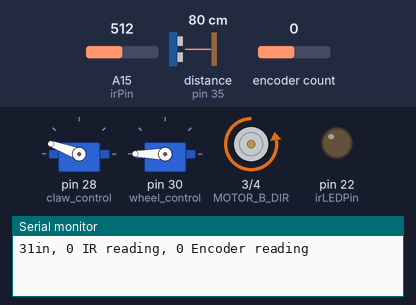
The sketch below on a simulated Arduino Mega 2560, built with avr-gcc and run on an emulated ATmega2560. Parts: 2 × servo, direction and speed pins drawn as motors (green arrow = direction pin HIGH = forward, orange = LOW = backward, longer = more drive), output pins drawn as LEDs (lit = HIGH), the last lines printed to the serial monitor. Wiring (inferred from the names in the program): ultrasonic range finder: trigger pin 34; echo pin 35. Inputs (shaded band) come from the test bench; at power-on: A15 (irPin) = 512, distance to the obstacle (sensor on pin 35) 80 cm, encoder count 0. The echo pulse lasts 58.3 µs per cm; pins used as bus, display or sensor lines are not drawn.

Above: at 0.05 s.
At 0.9 s:
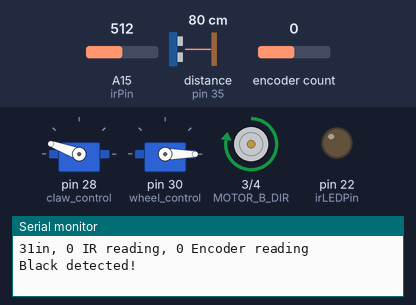
At 1.75 s:
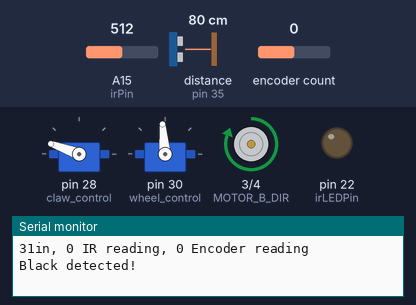
At 4.25 s:
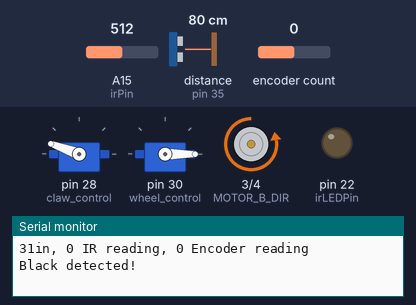
Timing chart, 0 to 4.9 s (numbered marks = the images above):
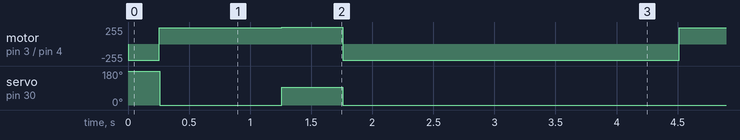

The sketch:

Antbot_Firmware.ino
```cpp
#include <Encoder.h>
#include <Servo.h>

//ULTRASONIC VARIABLES
int trigPin = 34;    // Trigger
int echoPin = 35;    // Echo
long duration, cm, inches;

//IR Sensor:
//tcrt-5000L
int irLEDPin = 22;
int irPin = A15;
int a,b,c;

// CALIBRATION-!-!-!-!-!-!-!-!------------------------------------------------------------------
// Threshold for Black Detection:
#define black_detect 20 //if the value drops below 20, probably detected a line.

// ---------------------------------------------------------------------------------------------


Encoder rt_wheel_encoder(2,19);        //Arduino Mega interrupt pins - 2, 3, 18, 19, 20, 21
long right_encoder;

Servo claw_servo;                     // create servo object to control a servo
int claw_control = 28;
Servo left_wheel_servo;               // create servo object to control a servo
int wheel_control = 30 ;

long left_wheel_pos = 95;               // variable to store the servo position


int claw_pos = 100;

#define claw_neutral 100
#define claw_open 0
#define claw_closed 160


// Motor Variables -------------------------------------------------------------------------------

// variable to store right encoder posistion
int rt_wheel_pos = -999;

// wired connections
#define HG7881_B_IA 4 // D10 --> Motor B Input A --> MOTOR B +
#define HG7881_B_IB 3 // D11 --> Motor B Input B --> MOTOR B -

// functional connections
#define MOTOR_B_PWM HG7881_B_IA // Motor B PWM Speed
#define MOTOR_B_DIR HG7881_B_IB // Motor B Direction

// the actual values for "fast" and "slow" depend on the motor
#define PWM_SLOW 100  // arbitrary slow speed PWM duty cycle
#define PWM_FAST 500 // arbitrary fast speed PWM duty cycle
#define DIR_DELAY 100 // brief delay for abrupt motor changes

// ------------------------------------------------------------------------------------------------

void setup() {
  //Ultrasonic sensor
  pinMode(trigPin, OUTPUT);
  pinMode(echoPin, INPUT);
  pinMode(irLEDPin, OUTPUT);

  //Motor
  pinMode( MOTOR_B_DIR, OUTPUT );
  pinMode( MOTOR_B_PWM, OUTPUT );
  digitalWrite( MOTOR_B_DIR, LOW );
  digitalWrite( MOTOR_B_PWM, LOW );

  claw_servo.attach(claw_control);
  left_wheel_servo.attach(wheel_control);

  Serial.begin(9600);

}

void loop() {

  //INITIAL SETTINGS:
  claw_servo.write(claw_closed);
  forward(500);

  while(1){
    // The sensor is triggered by a HIGH pulse of 10 or more microseconds.
    // Give a short LOW pulse beforehand to ensure a clean HIGH pulse:
    digitalWrite(trigPin, LOW);
    delayMicroseconds(5);
    digitalWrite(trigPin, HIGH);
    delayMicroseconds(10);
    digitalWrite(trigPin, LOW);

    // Read the signal from the sensor: a HIGH pulse whose
    // duration is the time (in microseconds) from the sending
    // of the ping to the reception of its echo off of an object.
    duration = pulseIn(echoPin, HIGH);

    // Convert the time into a distance
    inches = (duration/2) / 74;   // Divide by 74 or multiply by 0.0135

    digitalWrite(irLEDPin,HIGH);    // Turning ON LED
    delayMicroseconds(500);  //wait
    a=analogRead(irPin);        //take reading from photodiode(pin A15) :noise+signal
    digitalWrite(irLEDPin,LOW);     //turn Off LED
    delayMicroseconds(500);  //wait
    b=analogRead(irPin);        // again take reading from photodiode :noise
    c=a-b;                    //taking differnce:[ (noise+signal)-(noise)] just signal

    right_encoder = rt_wheel_encoder.read();

    Serial.print(inches);
    Serial.print("in, ");
    Serial.print(c);
    Serial.print(" IR reading, ");
    Serial.print(right_encoder);
    Serial.print(" Encoder reading");
    Serial.println();
    delay(250);


    if(c >= -black_detect){
      Serial.print("Black detected!");
      line_detected();
    }
    else{
      forward(500);
    }


  }


 // Program that moves the left_wheel_servo the same number of degrees as the encoder moves.
// long new_rt;
//
//  new_rt = rt_wheel_encoder.read();
//
//
//  if(new_rt != rt_wheel_pos){
//    //add the amount of change from the old posistion to the new posistion
//
//    left_wheel_pos = rt_wheel_pos - new_rt;
//    rt_wheel_pos = new_rt;
//    Serial.println("Right wheel posistion ");
//    Serial.println(new_rt);
//    Serial.println("Left Servo Posistion");
//    Serial.println(left_wheel_pos);
//
//  }
//  else{
//    left_wheel_pos = 95.9;
//  }
//  left_wheel_servo.write(left_wheel_pos);
//
//  delay(15);


//  for (pos = 0; pos <= 180; pos += 1) { // goes from 0 degrees to 180 degrees
//    // in steps of 1 degree
//    claw_servo.write(pos);              // tell servo to go to position in variable 'pos'
//    delay(15);                          // waits 15ms for the servo to reach the position
//  }
//  for (pos = 180; pos >= 0; pos -= 1) { // goes from 180 degrees to 0 degrees
//    claw_servo.write(pos);              // tell servo to go to position in variable 'pos'
//
//    left_wheel_servo.write(pos);
//    delay(15);                          // waits 15ms for the servo to reach the position
//  }

}

void line_detected(){
  full_stop();
  reverse(PWM_FAST);
  delay(1000);
  full_stop();
  delay(500);
  left_turn(90);
  delay(2500);

}


void full_stop(){
    motor_hard_stop();
    servo_stop();
}

void forward(int Speed){
  servo_forward();
  motor_forward(Speed);
}

void reverse(int Speed){
  servo_reverse();
  motor_reverse(500);
}

void left_turn(int degrees){
  motor_forward(500);
  servo_reverse();
}

void right_turn(int degrees){
  motor_reverse(500);
  servo_forward();
}


//MOTOR
void motor_forward(int Speed){
    // set the motor speed and direction
    digitalWrite( MOTOR_B_DIR, LOW ); //
    analogWrite( MOTOR_B_PWM, Speed); //
}

void motor_reverse(int Speed){
    // set the motor speed and direction
    digitalWrite( MOTOR_B_DIR, HIGH ); // direction = reverse
    analogWrite( MOTOR_B_PWM, 255-Speed ); //
}

void motor_soft_stop(){
    digitalWrite( MOTOR_B_DIR, LOW );
    digitalWrite( MOTOR_B_PWM, LOW );
}

void motor_hard_stop(){
    digitalWrite( MOTOR_B_DIR, HIGH );
    digitalWrite( MOTOR_B_PWM, HIGH );
}


//SERVO
void servo_forward(){
  // set servo speed and direction
  left_wheel_servo.write(180);
}

void servo_reverse(){
  // set servo speed and direction
  left_wheel_servo.write(0);
}

void servo_stop(){
  left_wheel_servo.write(left_wheel_pos);
}


//SENSORS
long filter_encoder(int encoder_reading){
  return encoder_reading;
}
```

Measured:
- by itself, servo on pin 30 (wheel_control): repeats every 4.3 s: 95° 0.50 s, 0° 3.8 s
- by itself, motor on pin 3 (MOTOR_B_DIR) / pin 4 (MOTOR_B_PWM): stopped → backward 244/255 at 0.00 s, → forward 244/255 0.26 s later, → forward 255/255 1.0 s later, → backward 244/255 0.50 s later, … (94 changes in this stretch)
